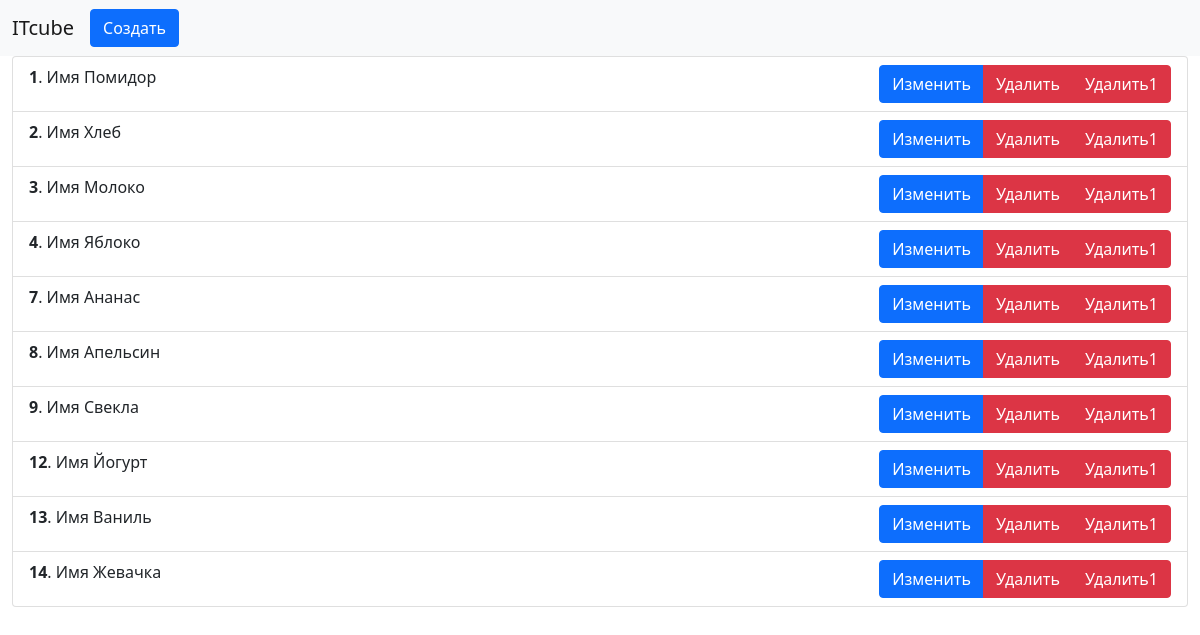
/product, run on the app's committed database.
### itcubeSite/models.py (models this page shows, shortened)
class Product(models.Model):
    id = models.AutoField(primary_key=True)
    name = models.CharField(max_length=20,
                            null=False,
                            unique=True)

### itcubeSite/views/product_view.py (the view)
# urls.py: path('product', product_view.product_list),
def product_list(request):
    out = Product.objects.all()
    products = []
    for product in out:
        products.append((
            product.id,
            product.name
        ))
    return render(request, "productList.html", {'products': products})

### templates/productList.html
{% extends "index.html" %}
{% block content %}
    <ul class="list-group">
        {% for id, name in products %}
        <li class="list-group-item d-flex justify-content-between">
            <span><b>{{ id }}</b>. Имя {{ name }}</span>
            <div class="btn-group" role="group" aria-label="Basic example">
              <a href="/product/edit/{{ id }}" class="btn btn-primary">Изменить</a>
              <a href="/product/delete/{{ id }}" class="btn btn-danger">Удалить</a>
                <a href="/product/delete_submit/{{ id }}" class="btn btn-danger">Удалить1</a>
            </div>
        </li>
        {% endfor %}
    </ul>
{% endblock content %}

### data on the page
Product: products "Помидор"
Product: products "Хлеб"
Product: products "Молоко"
Product: products "Яблоко"
Product: products "Ананас"
Product: products "Апельсин"
Product: products "Свекла"
Product: products "Йогурт"
Product: products "Ваниль"
Product: products "Жевачка"

### other printed values
{{ id }} "1" "2" "3" "4" "7" "8" "9" "12" "13" "14"
